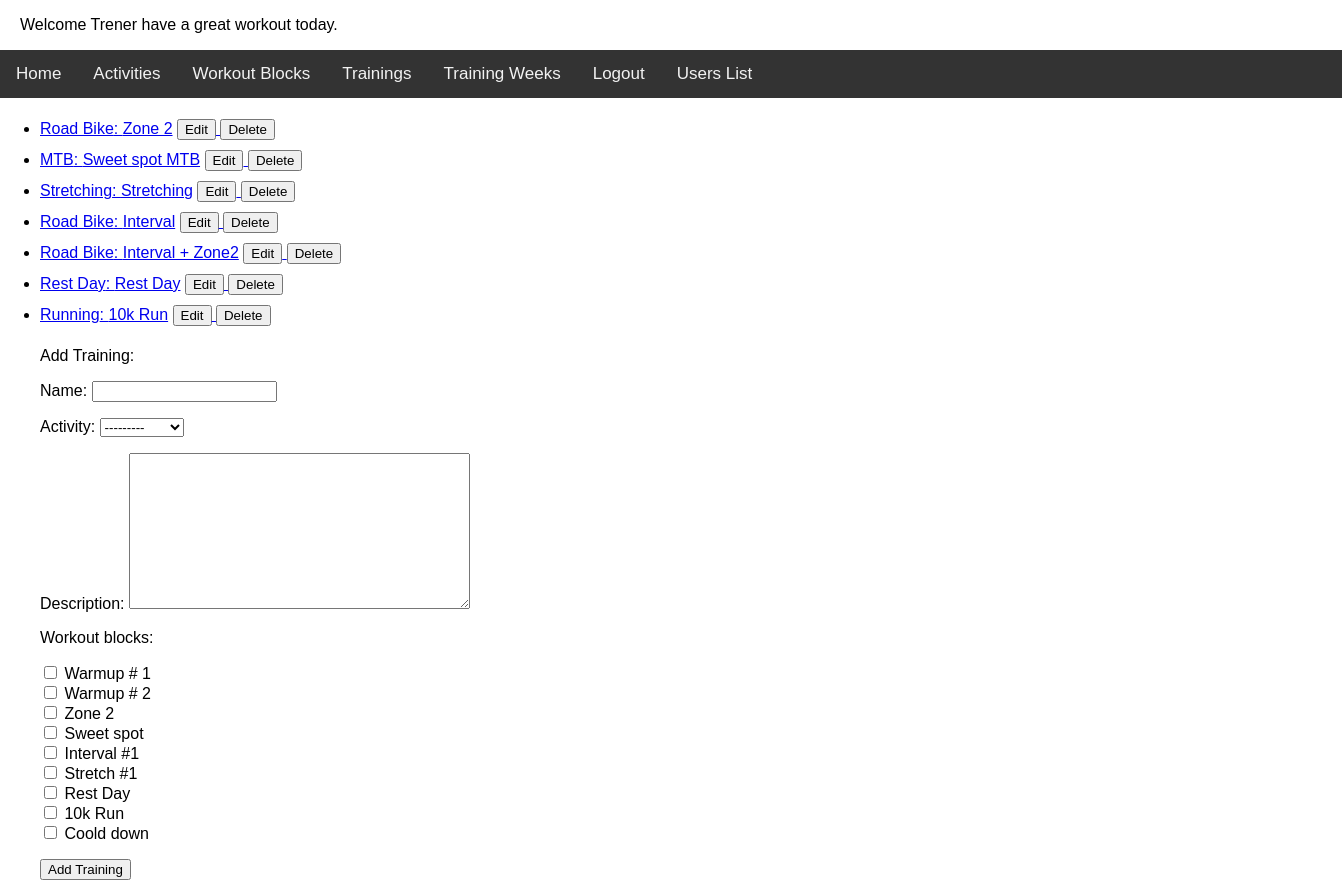
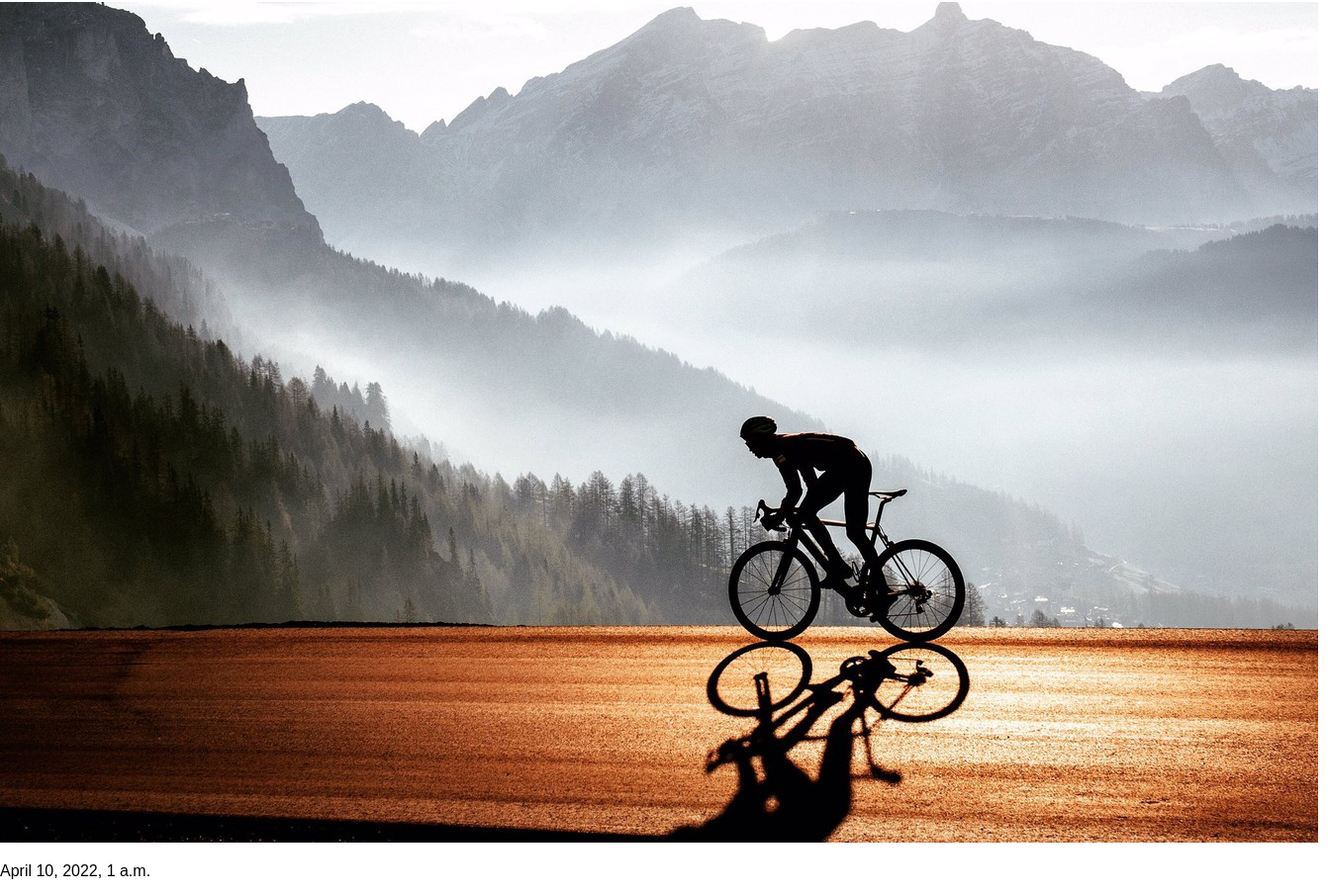
The app's page /trainingz_app/list_trainings/ (signed in) with its own data (2 pictures, top to bottom).
### trainingz_app/models.py (models this page shows, shortened)
class Training(models.Model):
    name = models.CharField(max_length=50)
    activity = models.ForeignKey(Activity, on_delete=models.CASCADE)
    description = models.TextField()
    workout_blocks = models.ManyToManyField(WorkoutBlock)
    def __str__(self):
        return self.name
    def get_absolute_url(self):
        return reverse("detail_training", args=(self.id,))
    def get_update_url(self):
        return reverse("update_training", kwargs={"id": self.id})
    def get_delete_url(self):
        return reverse("delete_training", kwargs={"id": self.id})

class Activity(models.Model):
    name = models.CharField(max_length=40)
    def __str__(self):
        return self.name

class WorkoutBlock(models.Model):
    name = models.CharField(max_length=50)
    workout_element = models.CharField(max_length=30, choices=WORKOUT_ELEMENTS)
    workout_details = models.TextField()
    duration = models.SmallIntegerField()
    def __str__(self):
        return self.name

### trainingz_app/views.py (the view, shortened to what this page needs)
class ShowTrainingsView(LoginRequiredMixin, View):
    def get(self, request):
        form = AddTrainingForm()
        return render(
            request,
            "list_trainings.html",
            {"object_list": Training.objects.all(), "form": form},
        )

### trainingz_app/forms.py
class AddTrainingForm(forms.ModelForm):
    class Meta:
        model = Training
        exclude = ["duration"]
        widgets = {"workout_blocks": CheckboxSelectMultiple}

### trainingz_app/context_processor.py (called while the page is built)
def get_date(request):
    return {"date": datetime.now()}

### trainingz_app/templates/list_trainings.html (shortened to what this page needs)
{% extends 'base.html' %}
{% block trainingz %}
    <ul>
        {% for item in object_list %}
            <li style="padding-block:5px">
                <a href="{{ item.get_absolute_url }}">{{ item.activity }}: {{ item }}</a>
                <a href="{{ item.get_update_url }}">
                    <button>Edit</button>
                </a>
                <a href="{{ item.get_delete_url }}">
                    <button>Delete</button>
                </a>
            </li>
        {% endfor %}
        <form method="POST">
            <p>Add Training:</p>
            {{ form.as_p }}
            <input type="submit" value="Add Training">
    </ul>
{% endblock %}

### trainingz_app/templates/base.html (shortened to what this page needs)
<!DOCTYPE html>
{% load static %}
<html lang="en">
<head>
    <link rel="stylesheet" type="text/css" href="{% static 'css/base.css' %}">
</head>
<body>
<p style="padding-left:20px">Welcome {{ user }} have a great workout today.</p>
</body>
<div class="topnav">
    <a href="{% url 'index' %}">Home</a>
    {% if user.is_authenticated %}
        <a href="{% url 'list_activities' %}">Activities</a>
        <a href="{% url 'list_workout_blocks' %}">Workout Blocks</a>
        <a href="{% url 'list_trainings' %}">Trainings</a>
        <a href="{% url 'list_training_weeks' %}">Training Weeks</a>
        <a href="{% url 'logout' %}">Logout</a>
        {% if user.is_authenticated and user.is_superuser %}
            <a href="{% url 'users_list' %}">Users List</a>
        {% endif %}
    {% else %}
        <a href="{% url 'login' %}">Login</a>
        <a href="{% url 'register' %}">Register</a>
    {% endif %}
</div>
{% block trainingz %}
{% endblock %}
<p><img src="{% static 'cycling.jpeg' %}"></p>
<p>{{ date }}</p>
</html>

### trainingz_app/static/css/base.css (style rules this page uses)
body { margin: 0; font-family: Arial, Helvetica, sans-serif; }
.topnav { overflow: hidden; background-color: #333; }
.topnav a { float: left; color: #f2f2f2; text-align: center; padding: 14px 16px; text-decoration: none; font-size: 17px; }

### records on screen
Training: activity "Road Bike", name "Zone 2"
Training: activity "MTB", name "Sweet spot MTB"
Training: activity "Stretching", name "Stretching"
Training: activity "Road Bike", name "Interval"
Training: activity "Road Bike", name "Interval + Zone2"
Training: activity "Rest Day", name "Rest Day"
Training: activity "Running", name "10k Run"

### other values on screen
{{ user }} "Trener"
